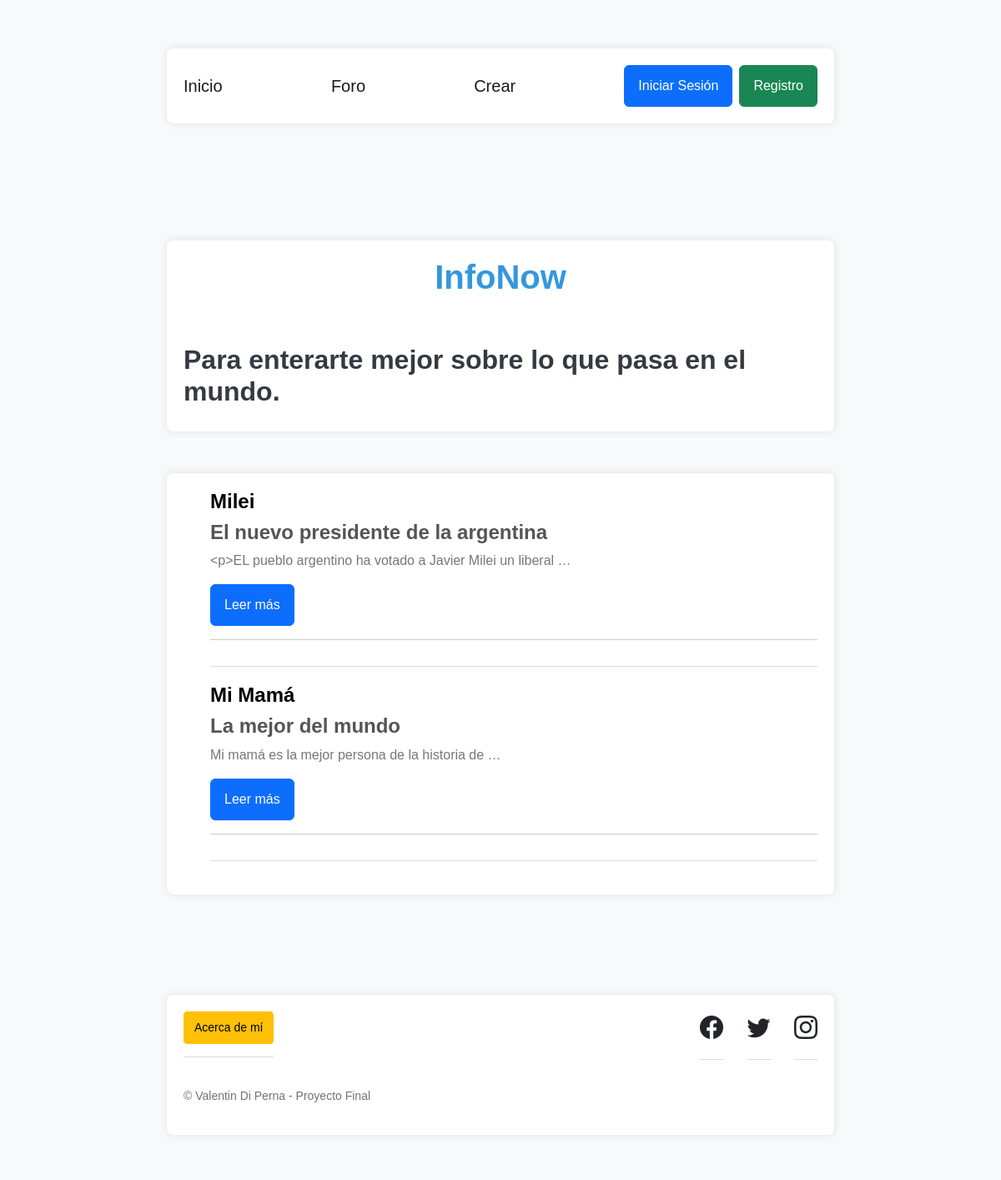
The page / on the database its author committed.
### articulos/models.py (models this page shows, shortened)
class Articulo(models.Model):
    titulo = models.CharField(max_length=50)
    subtitulo = models.CharField(max_length=50)
    cuerpo = RichTextField()
    autor = models.ForeignKey(User, on_delete=models.SET_NULL, null=True)
    fecha = models.DateField(auto_now = True)
    destacado = models.BooleanField(default=False)

### pagina_web/views.py (the view)
# urls.py: path("", inicio, name="inicio"),
def inicio(request):
    articulos_destacados = Articulo.objects.filter(destacado=True)[:3]  # Cambia el filtro según tus criterios
    return render(request, 'inicio.html', {'articulos_destacados': articulos_destacados})

### templates_base/inicio.html (shortened to what this page needs)
{% extends "base.html" %}
{% block contenido %}
<!DOCTYPE html>
<html lang="es">
<head>
</head>
<body>
    <div class="container">
        <h1>InfoNow</h1>
        <br><br>
        <h2>Para enterarte mejor sobre lo que pasa en el mundo.</h2>
    </div>
    <div class="container">
        <ul>
            {% for articulo in articulos_destacados %}
                <li>
                    <h3>{{ articulo.titulo }}</h3>
                    <h4>{{ articulo.subtitulo }}</h4>
                    <p>{{ articulo.cuerpo|truncatewords:10 }}</p>
                    <a href="{% url 'detalle_articulo' articulo.pk %}" class="btn btn-primary">Leer más</a>
                    <hr>
                </li>
            {% endfor %}
        </ul>
    </div>
</body>
</html>
{% endblock contenido %}

### templates_base/inicio.html (style rules this page uses)
body { font-family: 'Arial', sans-serif; background-color: #f8f9fa; color: #343a40; margin: 0; padding: 0; }
.container { max-width: 800px; margin: 50px auto; padding: 20px; background-color: #fff; border-radius: 8px; box-shadow: 0 0 10px rgba(0, 0, 0, 0.1); }
h1 { color: #3498db; text-align: center; }
h2 { color: #343a40; }
li { margin-bottom: 20px; border-bottom: 1px solid #ddd; padding-bottom: 15px; list-style: none; }
h3 { color: #000; font-size: 24px; font-weight: bold; }
h4 { color: #555; }
p { color: #777; }
a { color: #3498db; text-decoration: none; }

### rows shown on the page
Articulo: titulo "Milei", subtitulo "El nuevo presidente de la argentina", cuerpo "<p>EL pueblo argentino ha votado a Javier Milei un liberal …"
Articulo: titulo "Mi Mamá", subtitulo "La mejor del mundo", cuerpo "Mi mamá es la mejor persona de la historia de …"
